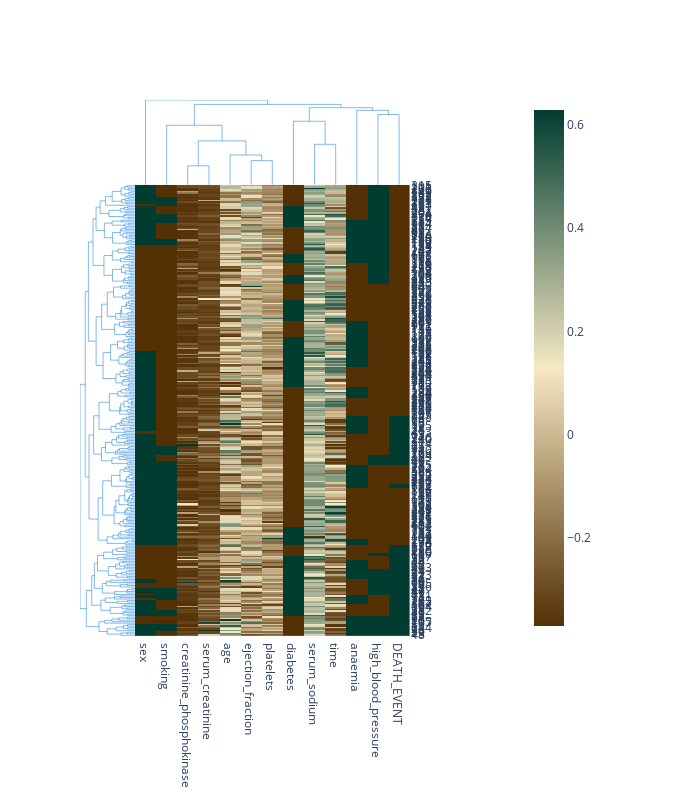

Notebook source saved alongside this figure:
### Code cell
dash_bio.Clustergram(
    data=df_scaled,
    column_labels=list(df.columns.values),
    row_labels=list(df.index),
    height=800,
    width=700
)
